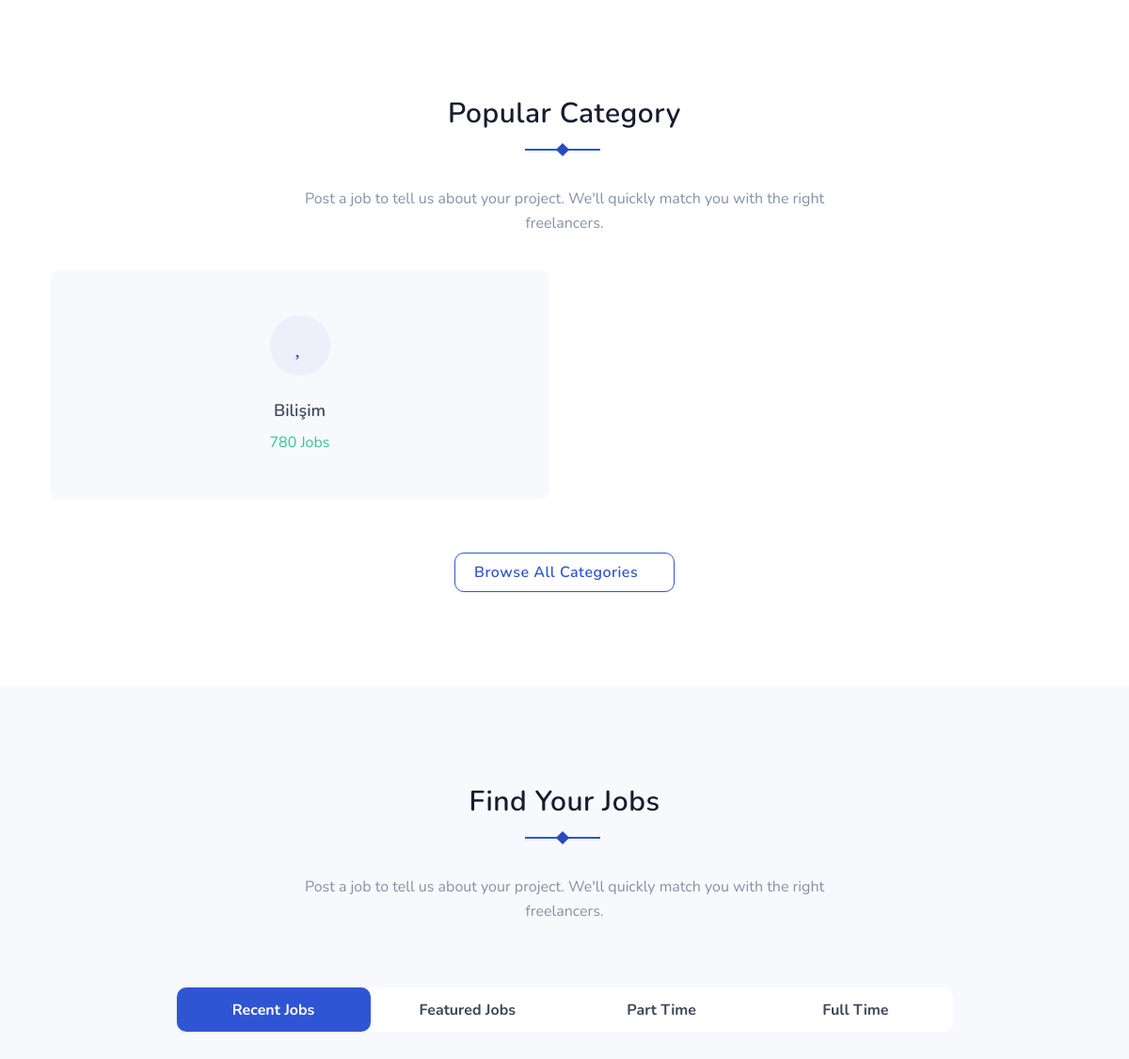
The app's page / (middle part), older data.
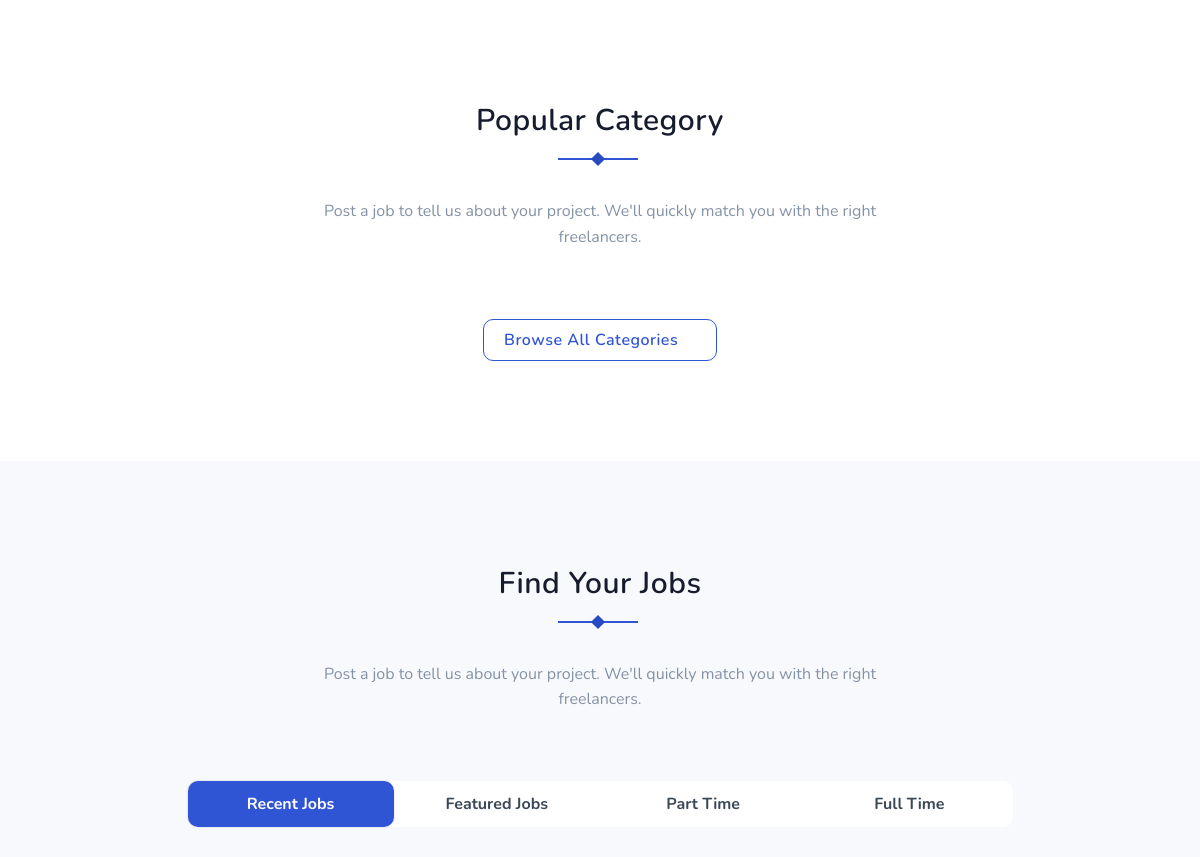
The same page, newer data.
### job/models.py (models this page shows, shortened)
class Job(models.Model):
    STATUS = (
        ('True', 'Evet'),
        ('False', 'Hayır'),
    )
    company = models.ForeignKey(Company, related_name='children', on_delete=models.CASCADE)
    profession = models.CharField(max_length=30)
    description = RichTextUploadingField(blank=True)
    category = models.CharField(max_length=30)
    city = models.CharField(max_length=20)
    create_at = models.DateTimeField(auto_now_add=True)
    update_at = models.DateTimeField(auto_now=True)
    status = models.CharField(max_length=10, choices=STATUS)
    slug = models.SlugField(null=False, unique=True)

### home/views.py (the view)
# urls.py: path('', views.index, name='index'),
def index(request):
    setting = Setting.objects.get(pk=1)
    populerCategories = Job.objects.all()
    page = "home"
    context = {'setting': setting,
               'page': page,
               'populerCategories' : populerCategories,
               }
    return render(request, 'index.html', context)

### home/templates/index.html (shortened to what this page needs)
{% extends 'homebase.html' %}
{% block body %} {% include 'content.html' %}  {% endblock %}

### home/templates/content.html (shortened to what the changed rows need)
    {% load static %}
    <section class="section">
        <div class="container">
            <div id="owl-testi" class="owl-carousel owl-theme">
                {% for populerCategory in populerCategories %}
                <div class="citem testi-box rounded p-4 mr-3 ml-2 mb-4 bg-light position-relative">
                    <a href="javascript:void(0)">
                        <div class="popu-category-box bg-light rounded text-center p-4">
                            <div class="popu-category-icon mb-3">
                                <i class="mdi mdi-account d-inline-block rounded-pill h3 text-primary"></i>
                            </div>
                            <div class="popu-category-content">
                                <h5 class="mb-2 text-dark title">{{ populerCategory.category  }}</h5>
                                <p class="text-success mb-0 rounded">780 Jobs</p>
                            </div>
                        </div>
                    </a>
                </div>
                {% endfor %}
            </div>
        </div>
    </section>

Row changes from the older to the newer data that the page shows:
removed Job: category "Bilişim"
